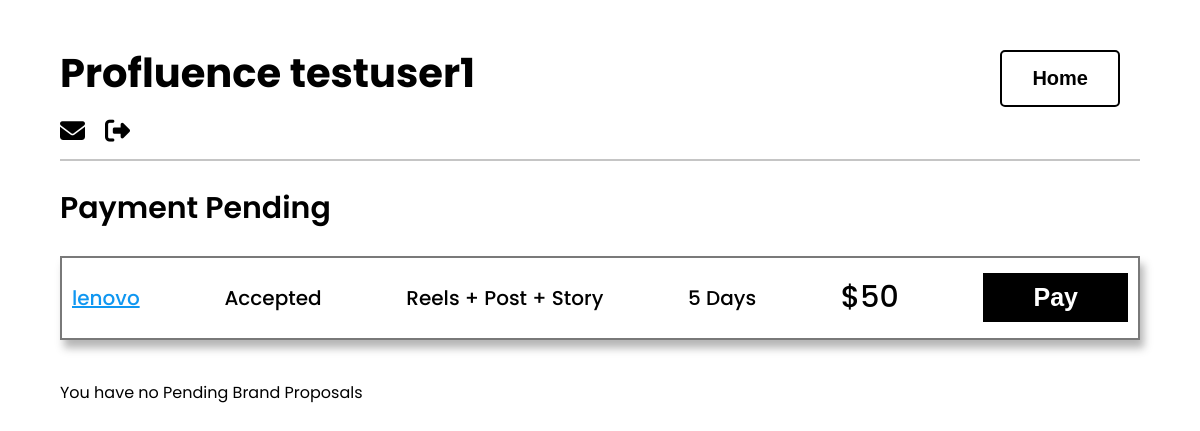
The page /brand/proposal/6/ on the database its author committed.
### base/models.py (models this page shows, shortened)
class BrandProfile(models.Model):
    user = models.OneToOneField(EmailUser , on_delete=models.CASCADE)
    brand_name = models.CharField(max_length=200 , null=True , blank=True)
    email = models.EmailField(max_length=60 , null=True , blank=False)
    about = models.TextField(null=True , blank=True)
    active = models.BooleanField(default=False)
    date_created = models.DateTimeField(auto_now_add=True)

class BrandProposal(models.Model):
    brand = models.ForeignKey(BrandProfile , on_delete= models.CASCADE , null = True)
    creator = models.ForeignKey(CreatorProfile , on_delete= models.CASCADE , null=True)
    account = models.OneToOneField(InstagramAccountDashBoard ,on_delete= models.SET_NULL , null=True)
    description = models.TextField(null=True , blank=True)
    timeline = models.IntegerField(default=3 , blank=False)
    proposed_amount = models.DecimalField(default=0 , decimal_places=2 , max_digits=10 , blank=False)
    item_link = models.URLField(null=True , blank=True)
    class Content_Choices(models.TextChoices):
        REELS = 'Reels'
        STORY = 'Story'
        POST = 'Post'
        ALL = 'Reels + Post + Story'
    content_type = models.CharField(max_length=200 , null=False , blank = False ,choices=Content_Choices.choices , default=Content_Choices.ALL)
    class Proposal_Status(models.TextChoices):
        REQUESTED = 'Requested'
        REJECTED = 'Rejected'
        ACCEPTED = 'Accepted'
        PAID = 'Paid'
        CONTENT_APPROVAL_PENDING = 'Content Approval Pending'
        POSTING_CONTENT = 'Posting Content'
        COMPLETED ='Completed'
    proposal_status = models.CharField(max_length=200 , choices=Proposal_Status.choices , null = True , blank=True)
    date_created = models.DateTimeField(auto_now_add=True)
    date_paid = models.DateTimeField(null=True , blank=True)
    duration_left = models.DurationField(null=True , blank=True)
    date_completed = models.DateTimeField(null=True , blank=True)

class InstagramAccountDashBoard(models.Model):
    dashboard_img = models.URLField(null=True , blank=False)
    creator = models.OneToOneField(CreatorProfile , on_delete=models.CASCADE)
    username = models.CharField(max_length=200 , null=True , blank = False)
    tags = models.TextField(null=True , blank=False)
    followers = models.IntegerField(null= True , blank=False)
    reach = models.IntegerField(null=True , blank=False)
    profile_link_clicks = models.IntegerField(null=True , blank=True)
    engagement = models.IntegerField(null=True , blank=False)
    class Countries(models.TextChoices):
        NONE = "None"
        UNITED_STATES = 'United States'
        CANADA = 'Canada'
        UNITED_KINGDOM = 'United Kingdom'
        AUSTRALIA = 'Australia'
        INDIA = 'India'
        BRAZIL = 'Brazil'
        GERMANY = 'Germany'
        FRANCE = 'France'
        ITALY = 'Italy'
        SPAIN = 'Spain'
        JAPAN = 'Japan'
        SOUTH_KOREA = 'South Korea'
        CHINA = 'China'
        RUSSIA = 'Russia'
        MEXICO = 'Mexico'
        ARGENTINA = 'Argentina'
        SOUTH_AFRICA = 'South Africa'
        INDONESIA = 'Indonesia'
        TURKEY = 'Turkey'
        SAUDI_ARABIA = 'Saudi Arabia'
        UNITED_ARAB_EMIRATES = 'United Arab Emirates'
        NETHERLANDS = 'Netherlands'
        SWEDEN = 'Sweden'
        SWITZERLAND = 'Switzerland'
        BELGIUM = 'Belgium'
        POLAND = 'Poland'
        NORWAY = 'Norway'
        DENMARK = 'Denmark'
        FINLAND = 'Finland'
        PORTUGAL = 'Portugal'
        GREECE = 'Greece'
        IRELAND = 'Ireland'
        NEW_ZEALAND = 'New Zealand'
        MALAYSIA = 'Malaysia'
        PHILIPPINES = 'Philippines'
        THAILAND = 'Thailand'
        VIETNAM = 'Vietnam'
        SINGAPORE = 'Singapore'
        HONG_KONG = 'Hong Kong'
        EGYPT = 'Egypt'
        NIGERIA = 'Nigeria'
        KENYA = 'Kenya'
        ISRAEL = 'Israel'
        COLOMBIA = 'Colombia'
        PERU = 'Peru'
        CHILE = 'Chile'
        PAKISTAN = 'Pakistan'
        BANGLADESH = 'Bangladesh'
        UKRAINE = 'Ukraine'
        ROMANIA = 'Romania'
        HUNGARY = 'Hungary'
        CZECH_REPUBLIC = 'Czech Republic'
        AUSTRIA = 'Austria'
    audience_country = models.CharField(max_length = 100 ,choices=Countries.choices , blank=False , default=Countries.NONE)
    story_rates = models.DecimalField(default=0 , decimal_places=2 , max_digits=10 , blank=True)
    reel_rates = models.DecimalField(default=0 , decimal_places=2 , max_digits=10 ,blank=True)
    average_rate = models.DecimalField(default=0 , decimal_places=2 , max_digits=10)
    date_created = models.DateTimeField(auto_now_add=True)

### base/views.py (the view)
# urls.py: path('brand/proposal/<int:brand_id>/', views.get_brand_proposals, name='brand_proposals'),
def get_brand_proposals(request, brand_id):
    brand = get_object_or_404(BrandProfile , id = brand_id)
    proposals = BrandProposal.objects.filter(brand = brand , proposal_status = BrandProposal.Proposal_Status.REQUESTED)
    accepted_proposals = BrandProposal.objects.filter(brand =  brand , proposal_status = BrandProposal.Proposal_Status.ACCEPTED)
    paid_proposals = BrandProposal.objects.filter(brand =  brand , proposal_status = BrandProposal.Proposal_Status.PAID)
    context = {
        'account':brand,
        'proposals': proposals,
        'accepted_proposals' : accepted_proposals,
        'paid_proposals' : paid_proposals
    }
    return render(request, 'base/brand_proposals.html', context)

### base/templates/base/brand_proposals.html (shortened to what this page needs)
{% extends 'base/main.html' %}
{% block content %}
    <section id="main">
        <div class="header-flex">
            <div class="account-info">
                <h1>{{account.brand_name}}</h1>
                <div class="link-flex">
                    {% if account.email %}
                    <a href="mailto:{{account.email}}"><i class="fa-solid fa-envelope"></i></a>
                    {% endif %}
                    <a href="{% url 'logout' %}"><i class="fa-solid fa-right-from-bracket"></i></a>
                </div>
            </div>
           <div class="link-flex-box">
            <a href="{% url 'home' %}"><button id="header">Home</button></a>
           </div>
        </div>
        <hr>
            {% if accepted_proposals %}
            <h2>Payment Pending</h2>
            <div class="active-proposal-box">
            {% for proposal in accepted_proposals %}
            <div class="active-proposal-flex">
                <p style="color: rgb(16, 151, 241); text-decoration: underline;"><a href="{{proposal.creator.website}}"></a>{{proposal.account.username}}</p>
                <p id="sub">{{proposal.proposal_status}}</p>
                <p id="sub">{{proposal.content_type}}</p>
                <p id="sub">{{proposal.timeline}} Days</p>
                <p id="amount">${{proposal.proposed_amount|floatformat}}</p>
                <a href="{% url 'brand_proposal_payment' proposal.id %}"><button id="proposal-view">Pay</button></a>
            </div>
            {% endfor %}
            {% endif %}
            {% if proposals %}
            <h2>Brand Proposals</h2>
            <div class="active-proposal-box">
            {% for proposal in proposals %}
            <div class="active-proposal-flex">
                <p style="color: rgb(16, 151, 241); text-decoration: underline;"><a href="{{proposal.creator.website}}"></a>{{proposal.account.username}}</p>
                <p>{{proposal.proposal_status}}</p>
                <p id="sub">{{proposal.content_type}} Content</p>
                <p id="sub">{{proposal.timeline}} Days</p>
                <p id="amount">${{proposal.proposed_amount|floatformat}}</p>
                <a href="{% url 'creator_proposal_detail' proposal.id %}"><button id="proposal-view">View</button></a>
            </div>
            {% endfor %}
            {% else %}
                <p>You have no Pending Brand Proposals</p>
            {% endif %}
        </div>
    </section>
{% endblock %}

### base/templates/base/main.html (style rules this page uses)
html, body { font-family: "Poppins", sans-serif; color: black; margin: 0; padding: 0; }
button { padding: 10px 50px; font-size: 25px; font-weight: 600; color: white; background-color: black; border: none; margin-top: 20px; }
a { color: black; margin-top: 10px; }
#main { width: 90%; margin: 20px auto; }
#main hr { border: 1.5px solid rgba(168, 168, 168, 0.658); }
#main h1 { font-size: 40px; font-weight: 700; line-height: 40px; margin-bottom: 10px; }
#main h2 { font-size: 30px; font-weight: 600; }
.link-flex , .link-flex-box { display: flex; flex-direction: row; justify-content: left; align-items: bottom; }
.link-flex a , .link-flex-box a { color: rgb(0, 0, 0); font-size: 25px; margin-right: 20px; }
.header-flex { display: flex; flex-direction: row; justify-content: space-between; align-items: flex-start; }
button#header { padding: 15px 30px; font-size: 20px; background-color: white; color: black; border: 2px solid black; border-radius: 5px; }
.active-proposal-flex { display: flex; flex-direction: row; align-items: bottom; justify-content: space-between; padding: 5px 10px; border: 2px solid rgb(121, 121, 121); box-shadow: 4px 8px 8px hsla(0, 0%, 25%, 0.38); margin-bottom: 40px; }
button#proposal-view { margin: auto 0px; }
.active-proposal-flex p { font-size: 20px; font-weight: 500; }
.active-proposal-flex p#amount { font-size: 30px; margin: auto 0px; }

### rows shown on the page
BrandProfile: brand_name "Profluence testuser1"
BrandProposal: account.username "lenovo", proposal_status "Accepted", content_type "Reels + Post + Story", timeline "5", proposed_amount "50"
